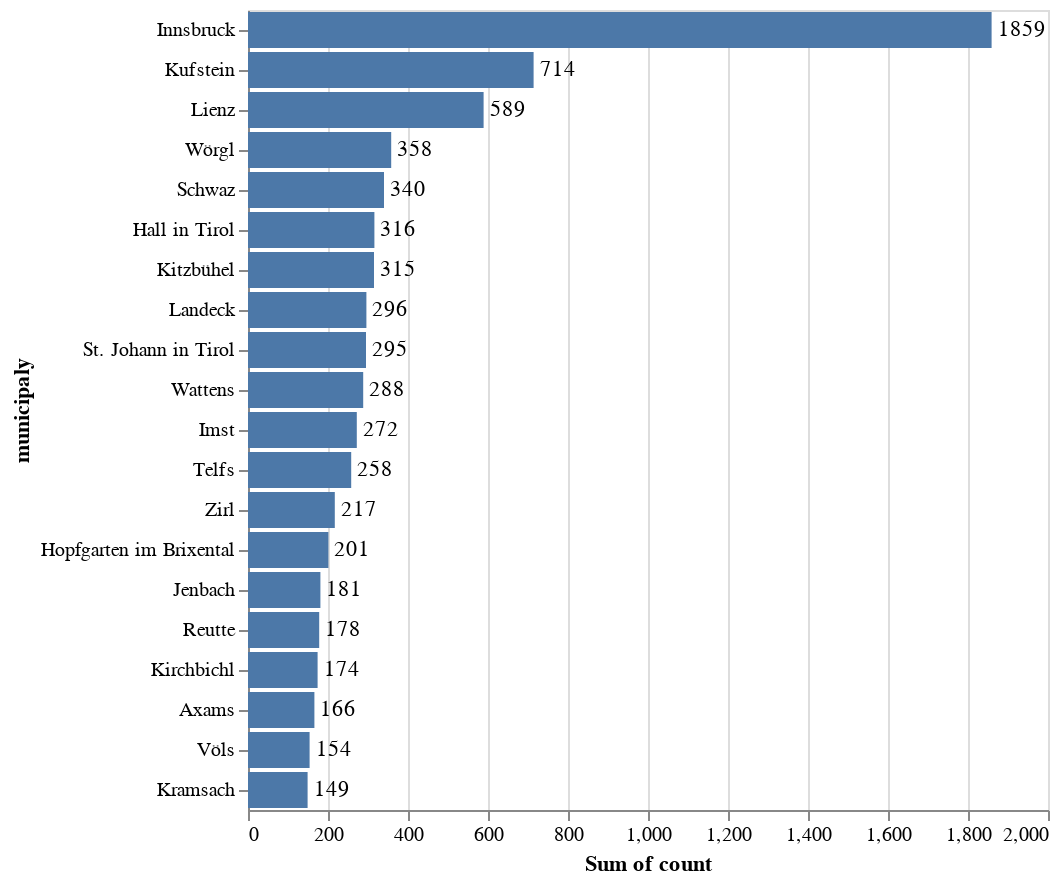

The notebook cell saved with this chart:
### Code cell
bars = alt.Chart(df_by_location.head(20)).mark_bar().encode(
    x='sum(count):Q',
    y=alt.Y('municipaly:N', sort='-x')
)

text = bars.mark_text(
    align='left',
    baseline='middle',
    dx=3  # Nudges text to right so it doesn't appear on top of the bar
).encode(
    text='count:Q'
)

bars + text

### Figure 1 — Vega-Lite specification as saved in the notebook (floating-point values rounded to 4 significant figures)
{"config": {"view": {"continuousWidth": 400, "continuousHeight": 300}}, "layer": [{"mark": "bar", "encoding": {"x": {"type": "quantitative", "aggregate": "sum", "field": "count"}, "y": {"type": "nominal", "field": "municipaly", "sort": "-x"}}}, {"mark": {"type": "text", "align": "left", "baseline": "middle", "dx": 3}, "encoding": {"text": {"type": "quantitative", "field": "count"}, "x": {"type": "quantitative", "aggregate": "sum", "field": "count"}, "y": {"type": "nominal", "field": "municipaly", "sort": "-x"}}}], "data": {"name": "data-04608b6b80eeaf62a02ddb7dab49cfb4"}, "$schema": "https://vega.github.io/schema/vega-lite/v4.8.1.json", "datasets": {"data-04608b6b80eeaf62a02ddb7dab49cfb4": [{"municipaly": "Innsbruck", "count": 1859}, {"municipaly": "Kufstein", "count": 714}, {"municipaly": "Lienz", "count": 589}, {"municipaly": "Wörgl", "count": 358}, {"municipaly": "Schwaz", "count": 340}, {"municipaly": "Hall in Tirol", "count": 316}, {"municipaly": "Kitzbühel", "count": 315}, {"municipaly": "Landeck", "count": 296}, {"municipaly": "St. Johann in Tirol", "count": 295}, {"municipaly": "Wattens", "count": 288}, {"municipaly": "Imst", "count": 272}, {"municipaly": "Telfs", "count": 258}, {"municipaly": "Zirl", "count": 217}, {"municipaly": "Hopfgarten im Brixental", "count": 201}, {"municipaly": "Jenbach", "count": 181}, {"municipaly": "Reutte", "count": 178}, {"municipaly": "Kirchbichl", "count": 174}, {"municipaly": "Axams", "count": 166}, {"municipaly": "Völs", "count": 154}, {"municipaly": "Kramsach", "count": 149}]}}
